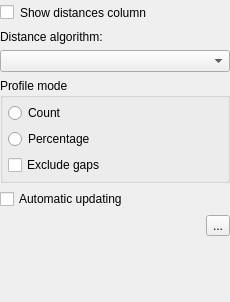
<?xml version="1.0" encoding="UTF-8"?>
<ui version="4.0">
 <class>MsaDistanceColumnSettingsForm</class>
 <widget class="QWidget" name="MsaDistanceColumnSettingsForm">
  <property name="enabled">
   <bool>true</bool>
  </property>
  <property name="geometry">
   <rect>
    <x>0</x>
    <y>0</y>
    <width>230</width>
    <height>302</height>
   </rect>
  </property>
  <property name="sizePolicy">
   <sizepolicy hsizetype="Minimum" vsizetype="Minimum">
    <horstretch>0</horstretch>
    <verstretch>0</verstretch>
   </sizepolicy>
  </property>
  <property name="windowTitle">
   <string>Form</string>
  </property>
  <layout class="QVBoxLayout" name="verticalLayout">
   <property name="leftMargin">
    <number>0</number>
   </property>
   <property name="topMargin">
    <number>0</number>
   </property>
   <property name="rightMargin">
    <number>0</number>
   </property>
   <property name="bottomMargin">
    <number>9</number>
   </property>
   <item>
    <widget class="QWidget" name="distnanceColumnSettingsWidget" native="true">
     <property name="sizePolicy">
      <sizepolicy hsizetype="Preferred" vsizetype="Preferred">
       <horstretch>0</horstretch>
       <verstretch>0</verstretch>
      </sizepolicy>
     </property>
     <layout class="QVBoxLayout" name="verticalLayout_7">
      <property name="leftMargin">
       <number>0</number>
      </property>
      <property name="topMargin">
       <number>5</number>
      </property>
      <property name="rightMargin">
       <number>0</number>
      </property>
      <property name="bottomMargin">
       <number>5</number>
      </property>
      <item>
       <layout class="QHBoxLayout" name="horizontalLayout_4">
        <item>
         <widget class="QCheckBox" name="showDistancesColumnCheck">
          <property name="sizePolicy">
           <sizepolicy hsizetype="Maximum" vsizetype="Fixed">
            <horstretch>0</horstretch>
            <verstretch>0</verstretch>
           </sizepolicy>
          </property>
          <property name="text">
           <string/>
          </property>
         </widget>
        </item>
        <item>
         <widget class="QLabel" name="showDistancesColumnCheckLabel">
          <property name="text">
           <string>Show distances column</string>
          </property>
          <property name="wordWrap">
           <bool>true</bool>
          </property>
         </widget>
        </item>
       </layout>
      </item>
      <item>
       <widget class="QWidget" name="optionsWidget" native="true">
        <layout class="QVBoxLayout" name="verticalLayout_3">
         <property name="leftMargin">
          <number>0</number>
         </property>
         <property name="topMargin">
          <number>4</number>
         </property>
         <property name="rightMargin">
          <number>0</number>
         </property>
         <property name="bottomMargin">
          <number>0</number>
         </property>
         <item>
          <widget class="QLabel" name="algoLabel">
           <property name="text">
            <string>Distance algorithm:</string>
           </property>
          </widget>
         </item>
         <item>
          <widget class="QComboBox" name="algoComboBox"/>
         </item>
         <item>
          <widget class="QGroupBox" name="profileGroup">
           <property name="title">
            <string>Profile mode</string>
           </property>
           <layout class="QVBoxLayout" name="verticalLayout_2">
            <property name="leftMargin">
             <number>5</number>
            </property>
            <property name="topMargin">
             <number>5</number>
            </property>
            <property name="rightMargin">
             <number>5</number>
            </property>
            <property name="bottomMargin">
             <number>5</number>
            </property>
            <item>
             <widget class="QRadioButton" name="countsButton">
              <property name="text">
               <string>Count</string>
              </property>
             </widget>
            </item>
            <item>
             <widget class="QRadioButton" name="percentsButton">
              <property name="text">
               <string>Percentage</string>
              </property>
             </widget>
            </item>
            <item>
             <widget class="QCheckBox" name="excludeGapsCheckBox">
              <property name="text">
               <string>Exclude gaps</string>
              </property>
             </widget>
            </item>
           </layout>
          </widget>
         </item>
         <item>
          <widget class="QCheckBox" name="autoUpdateCheck">
           <property name="text">
            <string>Automatic updating</string>
           </property>
          </widget>
         </item>
         <item>
          <layout class="QHBoxLayout" name="horizontalLayout">
           <item>
            <widget class="QLabel" name="dataState">
             <property name="sizePolicy">
              <sizepolicy hsizetype="MinimumExpanding" vsizetype="Preferred">
               <horstretch>0</horstretch>
               <verstretch>0</verstretch>
              </sizepolicy>
             </property>
             <property name="text">
              <string>&lt;dataState&gt;</string>
             </property>
            </widget>
           </item>
           <item>
            <widget class="QToolButton" name="updateButton">
             <property name="toolTip">
              <string>Refresh distances</string>
             </property>
             <property name="text">
              <string>...</string>
             </property>
             <property name="icon">
              <iconset resource="../../../../U2Gui/U2Gui.qrc">
               <normaloff>:/core/images/refresh.png</normaloff>:/core/images/refresh.png</iconset>
             </property>
            </widget>
           </item>
          </layout>
         </item>
         <item>
          <widget class="QLabel" name="refSeqWarning">
           <property name="sizePolicy">
            <sizepolicy hsizetype="Ignored" vsizetype="Preferred">
             <horstretch>0</horstretch>
             <verstretch>0</verstretch>
            </sizepolicy>
           </property>
           <property name="text">
            <string>&lt;hint&gt;</string>
           </property>
          </widget>
         </item>
         <item>
          <spacer name="verticalSpacer">
           <property name="orientation">
            <enum>Qt::Vertical</enum>
           </property>
           <property name="sizeHint" stdset="0">
            <size>
             <width>20</width>
             <height>40</height>
            </size>
           </property>
          </spacer>
         </item>
        </layout>
       </widget>
      </item>
     </layout>
    </widget>
   </item>
  </layout>
 </widget>
 <resources>
  <include location="../../../../U2Gui/U2Gui.qrc"/>
 </resources>
 <connections/>
</ui>
